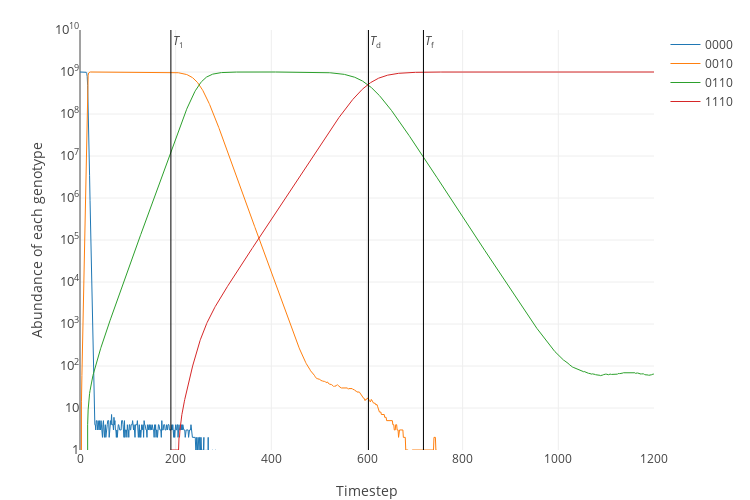

Notebook cell for this chart:
### Code cell
landscape = dataset1[2].iloc[5].tolist()
plot_simulation(simulate(landscape))

### Figure 1 — Plotly figure (JSON) as saved in the notebook; plotly's stock layout.template omitted (floating-point values rounded to 4 significant figures; data arrays with more than 128 entries replaced by an {"elided": "..."} marker saying what was removed)
{"data": [{"line": {"width": 1}, "name": "0000", "type": "scatter", "uid": "a2c9a598-d259-11e8-8ab9-001ec21b2620", "x": {"elided": "1201 int values"}, "y": {"elided": "1201 int values"}}, {"line": {"width": 1}, "name": "0010", "type": "scatter", "uid": "a2c9a91a-d259-11e8-9287-001ec21b2620", "x": {"elided": "1201 int values"}, "y": {"elided": "1201 int values"}}, {"line": {"width": 1}, "name": "0110", "type": "scatter", "uid": "a2c9ab18-d259-11e8-852e-001ec21b2620", "x": {"elided": "1201 int values"}, "y": {"elided": "1201 int values"}}, {"line": {"width": 1}, "name": "1110", "type": "scatter", "uid": "a2c9ad0c-d259-11e8-b5ab-001ec21b2620", "x": {"elided": "1201 int values"}, "y": {"elided": "1201 int values"}}, {"line": {"color": "black", "width": 1}, "mode": "lines", "name": "T_1", "showlegend": false, "type": "scatter", "uid": "a2c9aeec-d259-11e8-9744-001ec21b2620", "x": [190, 190], "y": [0, 10000000000]}, {"line": {"color": "black", "width": 1}, "mode": "lines", "name": "T_d", "showlegend": false, "type": "scatter", "uid": "a2c9b0c2-d259-11e8-aefe-001ec21b2620", "x": [603, 603], "y": [0, 10000000000]}, {"line": {"color": "black", "width": 1}, "mode": "lines", "name": "T_f", "showlegend": false, "type": "scatter", "uid": "a2c9b28c-d259-11e8-8283-001ec21b2620", "x": [718, 718], "y": [0, 10000000000]}], "layout": {"annotations": [{"showarrow": false, "text": "<i>T</i><sub>1</sub>", "x": 190, "xanchor": "left", "xref": "x", "y": 9.75, "yref": "y"}, {"showarrow": false, "text": "<i>T</i><sub>d</sub>", "x": 603, "xanchor": "left", "xref": "x", "y": 9.75, "yref": "y"}, {"showarrow": false, "text": "<i>T</i><sub>f</sub>", "x": 718, "xanchor": "left", "xref": "x", "y": 9.75, "yref": "y"}], "height": 500, "margin": {"b": 50, "t": 30}, "width": 750, "xaxis": {"title": "Timestep"}, "yaxis": {"exponentformat": "power", "range": [0, 10], "tickfont": {"size": 10}, "title": "Abundance of each genotype", "type": "log"}}}
